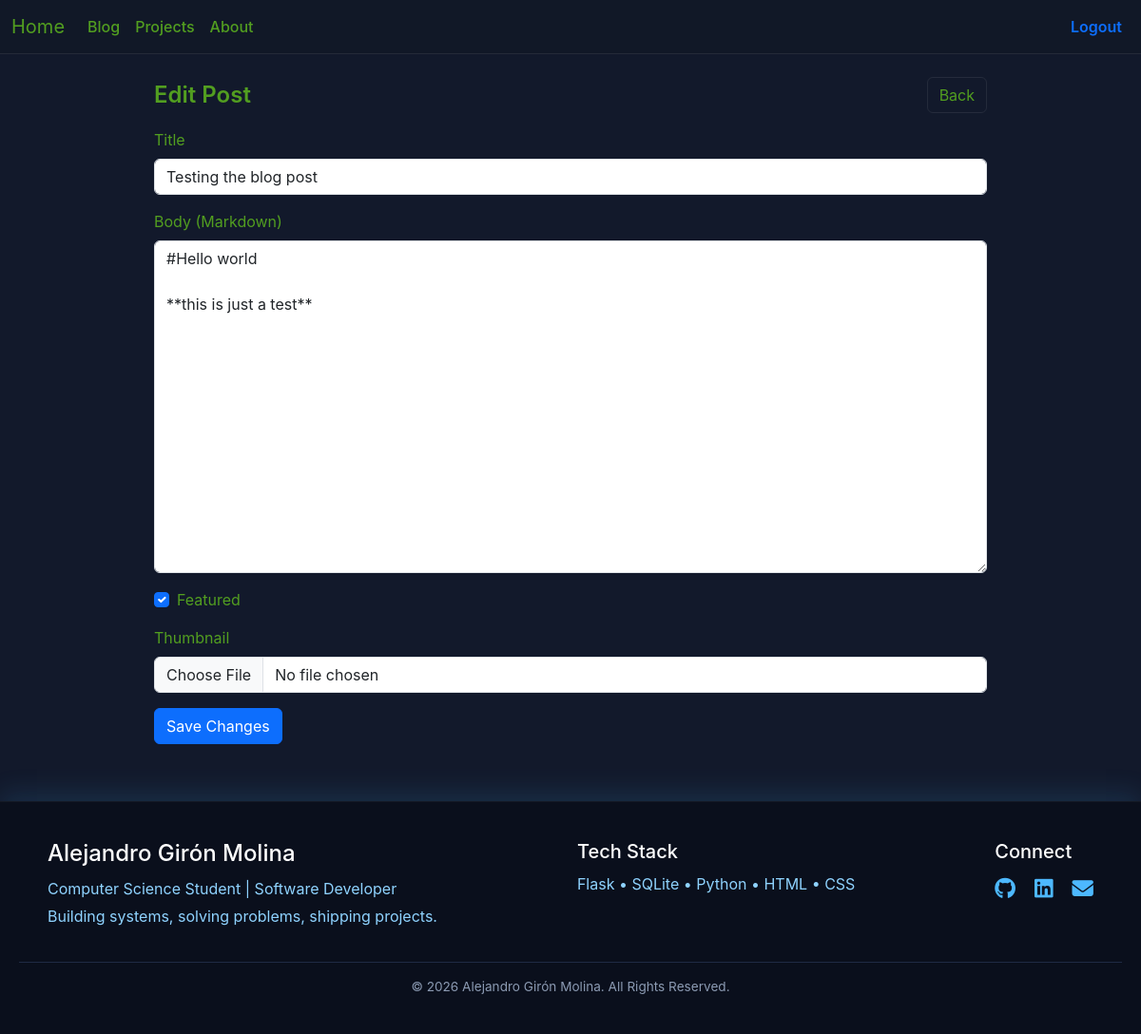
The page /post/1/edit (signed in) on the database as committed earlier.
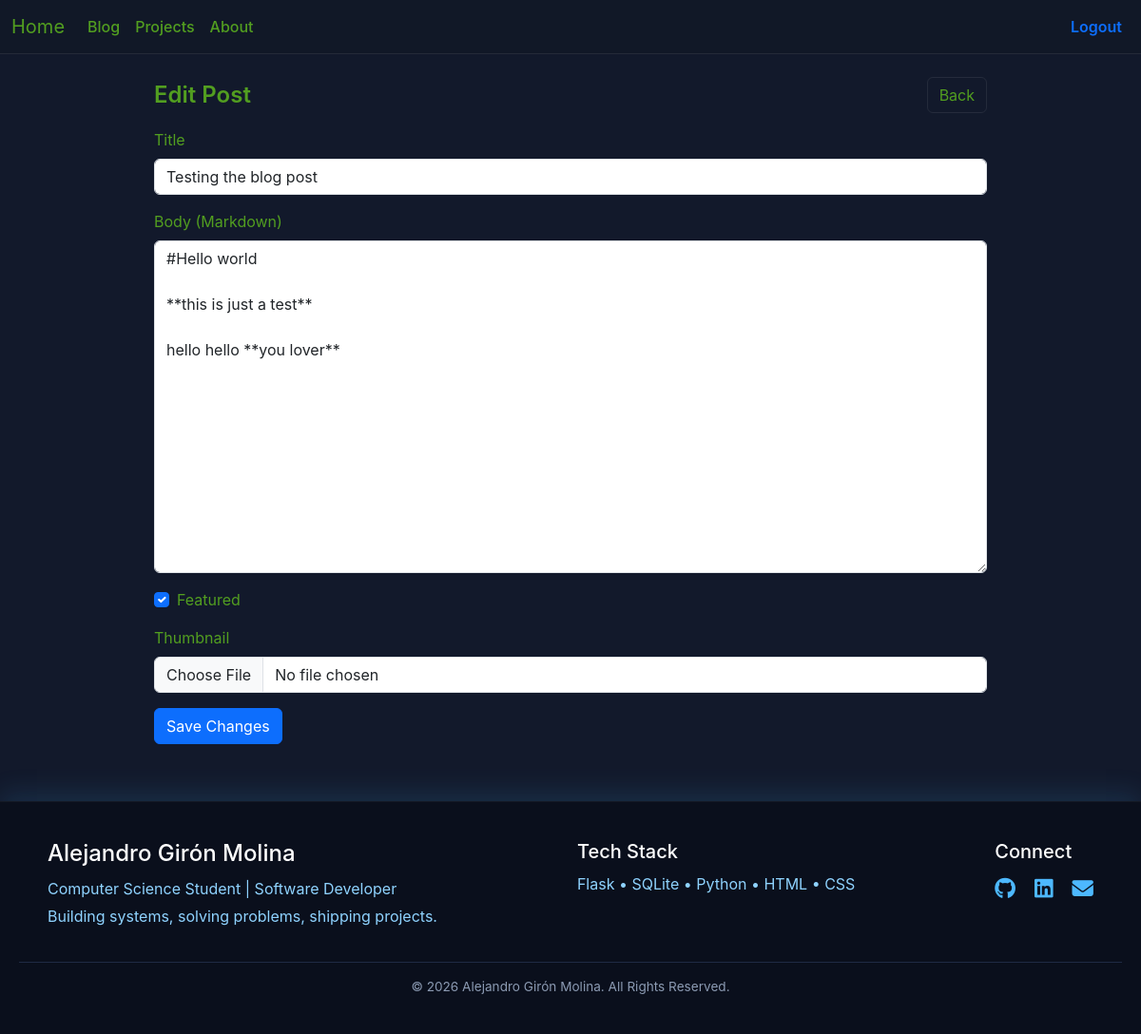
The same page on the database as committed later.
### blog.py (models this page shows)
class Post(db.Model):
    id = db.Column(db.Integer, primary_key=True)
    title = db.Column(db.String(150), nullable=False)
    body_markdown = db.Column(db.Text, nullable=False)
    thumbnail = db.Column(db.String(200), nullable=True)
    is_featured = db.Column(db.Boolean, default=False, nullable=False)
    created_at = db.Column(db.DateTime, default=datetime.utcnow, nullable=False)
    updated_at = db.Column(db.DateTime, default=datetime.utcnow, onupdate=datetime.utcnow, nullable=False)
    author_id = db.Column(db.Integer, db.ForeignKey("user.id"), nullable=False)

### blog.py (the view, shortened to what this page needs)
@app.route("/post/<int:post_id>/edit", methods=["GET", "POST"])
@login_required
def edit_post(post_id):
    admin_required()
    post = Post.query.get_or_404(post_id)
    form = PostForm(obj=post)  # pre-fills title/body_markdown/is_featured
    return render_template("edit_post.html", form=form, post=post)

### blog.py
class PostForm(FlaskForm):
    title = StringField("Title", [validators.DataRequired(), validators.Length(min=2, max=150)])
    body_markdown = TextAreaField("Body (Markdown)", [validators.DataRequired()])
    is_featured = BooleanField("Featured")
    thumbnail = FileField("Thumbnail", validators=[FileAllowed(["jpg", "jpeg", "png", "webp", "gif"], "Images only!")])

### blog.py (called while the page is built)
@login_manager.user_loader
def load_user(user_id):
    return User.query.get(int(user_id))

def admin_required():
    if not current_user.is_authenticated or not current_user.is_admin:
        abort(403)

### Templates/edit_post.html (shortened to what this page needs)
{% extends "base.html" %}
{% block content %}
<div class="container mt-4" style="max-width: 900px;">
  <div class="d-flex justify-content-between align-items-center mb-3">
    <h2 class="mb-0">Edit Post</h2>
    <a class="btn btn-outline-secondary" href="{{ url_for('view_post', post_id=post.id) }}">Back</a>
  </div>
  <form method="POST" enctype="multipart/form-data">
    <div class="mb-3">
      {{ form.title.label(class="form-label") }}
      {{ form.title(class="form-control") }}
    </div>
    <div class="mb-3">
      {{ form.body_markdown.label(class="form-label") }}
      {{ form.body_markdown(class="form-control", rows="14") }}
    </div>
    <div class="form-check mb-3">
      {{ form.is_featured(class="form-check-input") }}
      {{ form.is_featured.label(class="form-check-label") }}
    </div>
        <div class="mb-3">
    {{ form.thumbnail.label(class="form-label") }}
    {{ form.thumbnail(class="form-control") }}
    </div>
    <button type="submit" class="btn btn-primary">Save Changes</button>
  </form>
</div>
{% endblock %}

Rows that differ between the two databases and show on the page:
changed Post "Testing the blog post": body_markdown "#Hello world **this is just a test**" → "#Hello world **this is just a test** hello hello **you lover**"
